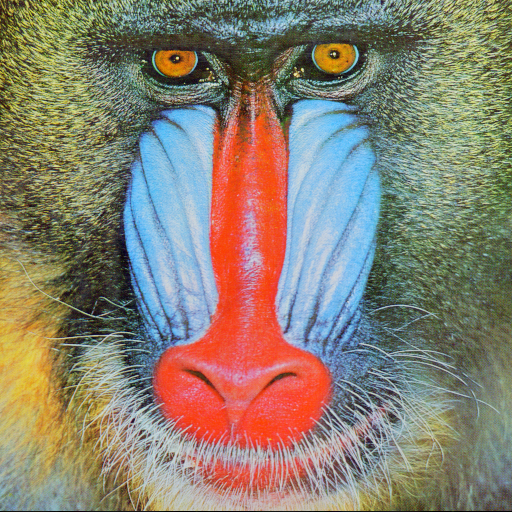
#> input picture notebooks/Images/baboon.png, 512 x 512 px
$ jupyter execute --allow-errors cv_tp2_solutions.ipynb   (shell and % lines are left out)
#> lines starting #> are read from the running program, lines starting #| are printed output that depends on the picture
# Computer Vision - Linear filtering

[cell 1]

import cv2
import numpy as np
import matplotlib.pyplot as plt
import matplotlib.cm as cm
from ipywidgets import interact

plt.rcParams['figure.figsize'] = [12, 8]

#### Step 1: load the image
Load the image 'airplane' and convert it in grayscale image.

[cell 2]
image = cv2.imread('Images/baboon.png')
#> image is the input picture: shape (512, 512, 3); mean B, G, R 113.1, 128.9, 137.4

rgb_image = cv2.cvtColor(image, cv2.COLOR_BGR2RGB)
gray_image = cv2.cvtColor(image, cv2.COLOR_BGR2GRAY)
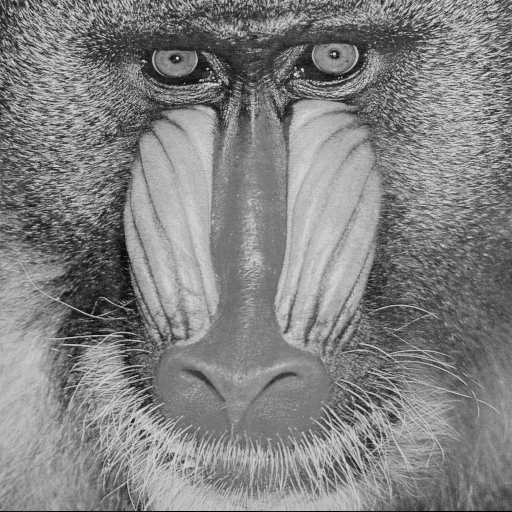
#> gray_image: shape (512, 512); min 0, max 231, mean 129.6

plt.subplot(1,2,1).set_title('Original image')
plt.imshow(rgb_image)
plt.subplot(1,2,2).set_title('Gray image')
plt.imshow(gray_image, cmap=cm.gray)

plt.show()
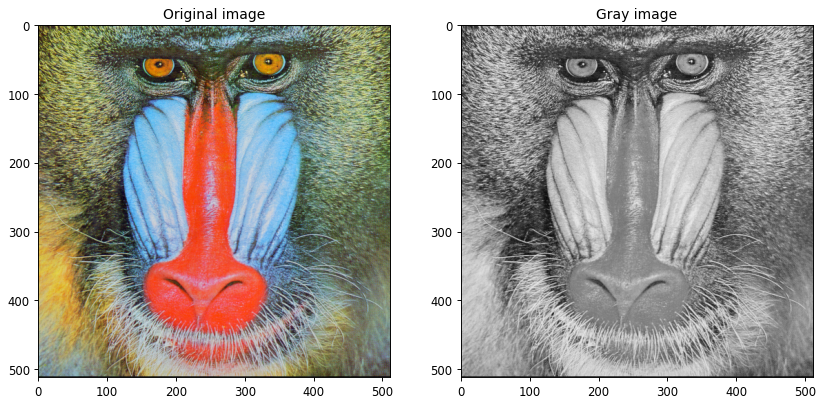
#> figure drawn by matplotlib, 2 panels
#> the sliders are set to kx = 6, ky = 6

#### Step 2: Average filtering
The most basic linear filtering is a moving average of the image.

[cell 3]
def average_filter(kx, ky):
#> called with kx = 6, ky = 6
    kernel = np.ones((ky, kx)) / (kx*ky)
    avg_image = cv2.filter2D(gray_image, -1, kernel)
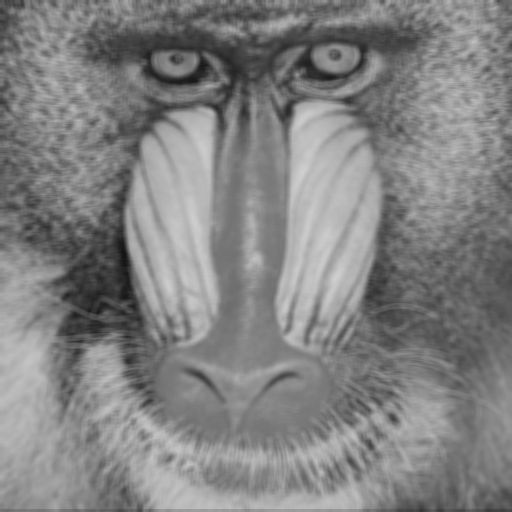
#> avg_image: shape (512, 512); min 16, max 207, mean 129.7

    plt.subplot(1,2,1).set_title('Gray image')
    plt.imshow(gray_image, cmap=cm.gray)
    plt.subplot(1,2,2).set_title('Average filtered image')
    plt.imshow(avg_image, cmap=cm.gray)

    plt.show()
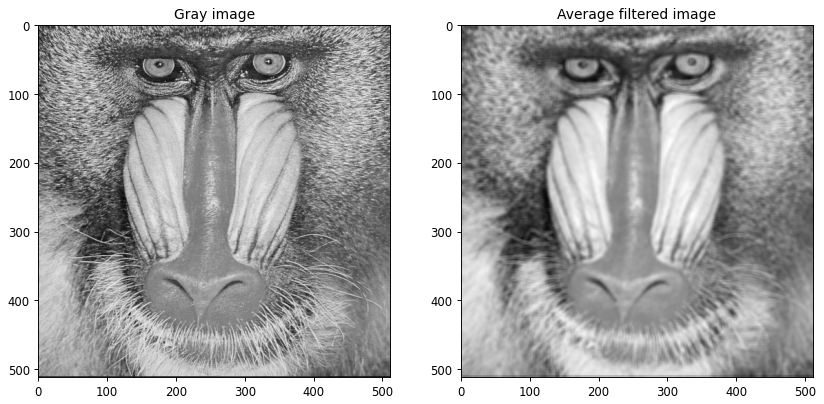
#> figure drawn by matplotlib, 2 panels
#> the sliders are set to kx = 6, ky = 6

interact(average_filter, kx=(1, 11, 2), ky=(1, 11, 2))

#### Step 3: Uniform blurring
What is the difference between average filtering and uniform blurring?

[cell 4]
def blurring_filter(kx, ky):
#> called with kx = 6, ky = 6
    kernel = (ky, kx)
    blur_image = cv2.blur(gray_image, kernel)

    plt.subplot(1,2,1).set_title('Gray image')
    plt.imshow(gray_image, cmap=cm.gray)
    plt.subplot(1,2,2).set_title('Blurred image')
    plt.imshow(blur_image, cmap=cm.gray)

    plt.show()
#> the sliders are set to kx = 6, ky = 6

interact(blurring_filter, kx=(1, 11, 2), ky=(1, 11, 2))

#### Step 4: Gaussian blurring
What is the difference between uniform and gaussian blurring?

[cell 5]
def gaussian_filter(kx, ky):
#> the sliders are set to kx = 11, ky = 11
    kernel = (ky, kx)
    gauss_image = cv2.GaussianBlur(gray_image, kernel, 0)

    plt.subplot(1,2,1).set_title('Gray image')
    plt.imshow(gray_image, cmap=cm.gray)
    plt.subplot(1,2,2).set_title('Gaussian blurred image')
    plt.imshow(gauss_image, cmap=cm.gray)

    plt.show()

#> (the rest of this cell did not finish here and is left out)

#### Step 5: High pass filter
We can obtain a high pass filtered image by applying a low pas filter and then taking the complementary.

[cell 6]
def hp_filter(kx, ky):
#> called with kx = 11, ky = 11
    kernel = (ky, kx)
    gauss_image = cv2.GaussianBlur(gray_image, kernel, 3)

    hp = gray_image - gauss_image
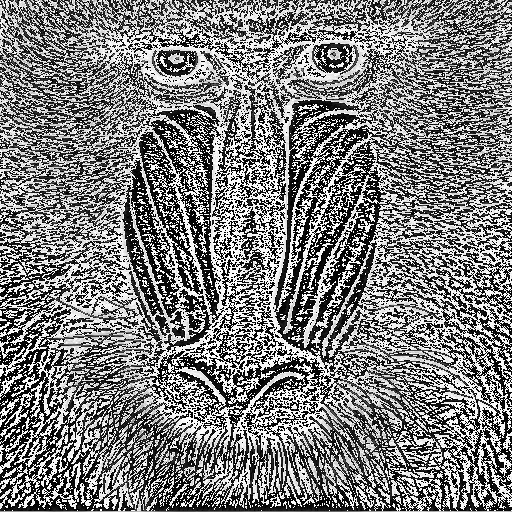
#> hp: shape (512, 512); min 0, max 255, mean 125.7

    plt.subplot(1,2,1).set_title('Gray image')
    plt.imshow(gray_image, cmap=cm.gray)
    plt.subplot(1,2,2).set_title('High pass filtered image')
    plt.imshow(hp, cmap=cm.gray)

    plt.show()

interact(hp_filter, kx=(1, 21, 2), ky=(1, 21, 2))

$ run again, with notebooks/Images/Building.png copied over notebooks/Images/baboon.png
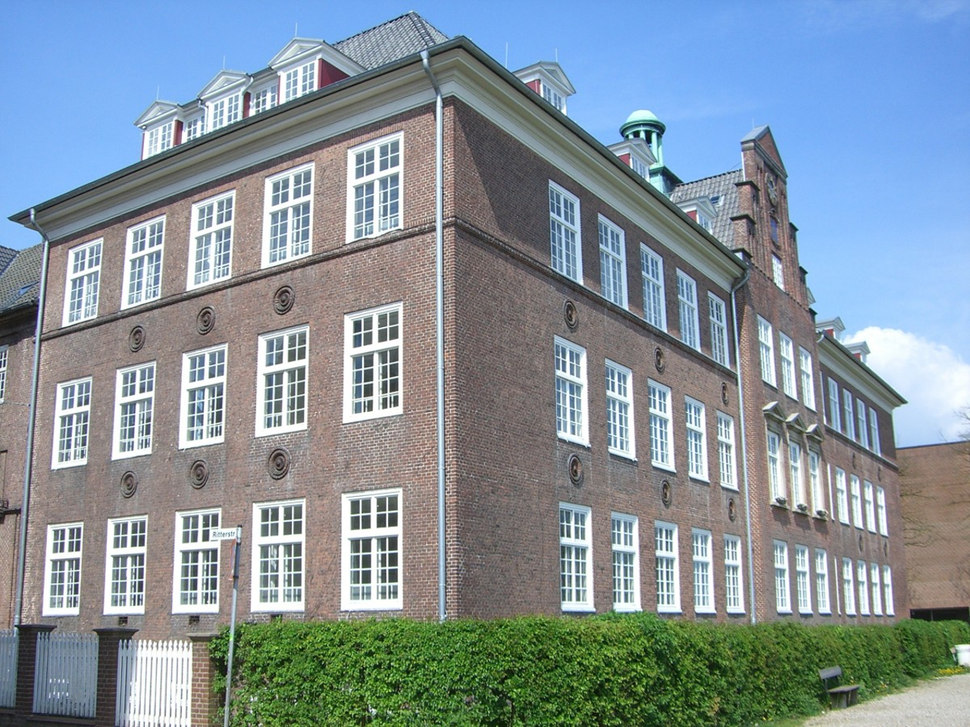
#> input picture notebooks/Images/Building.png, 970 x 727 px, shrunk from 1280 x 960 before the run
#> image is the input picture: shape (727, 970, 3); mean B, G, R 155, 146.5, 132.4
#> in average_filter, `avg_image = cv2.filter2D(gray_image, -1, kernel)`:
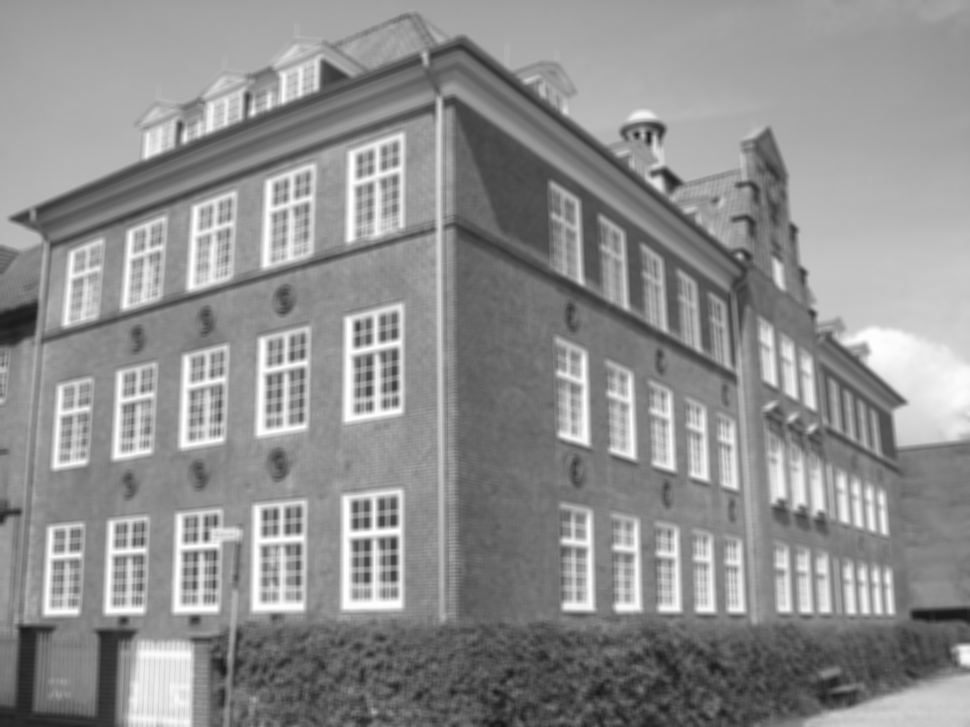
#> avg_image: shape (727, 970); min 23, max 255, mean 143.3
#> in hp_filter, `hp = gray_image - gauss_image`:
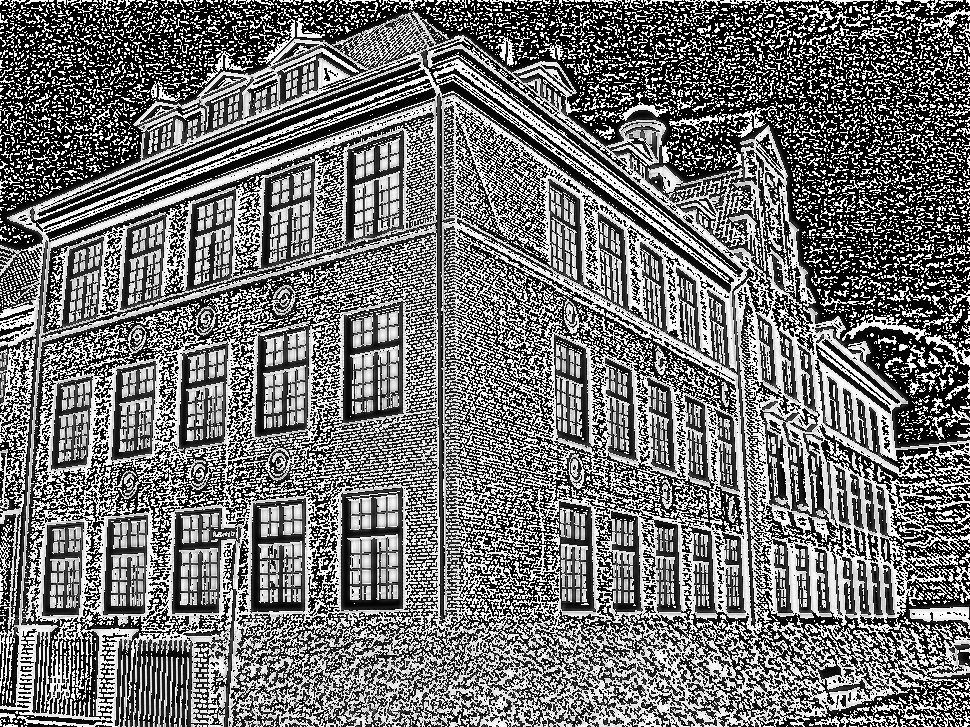
#> hp: shape (727, 970); min 0, max 255, mean 115.2
